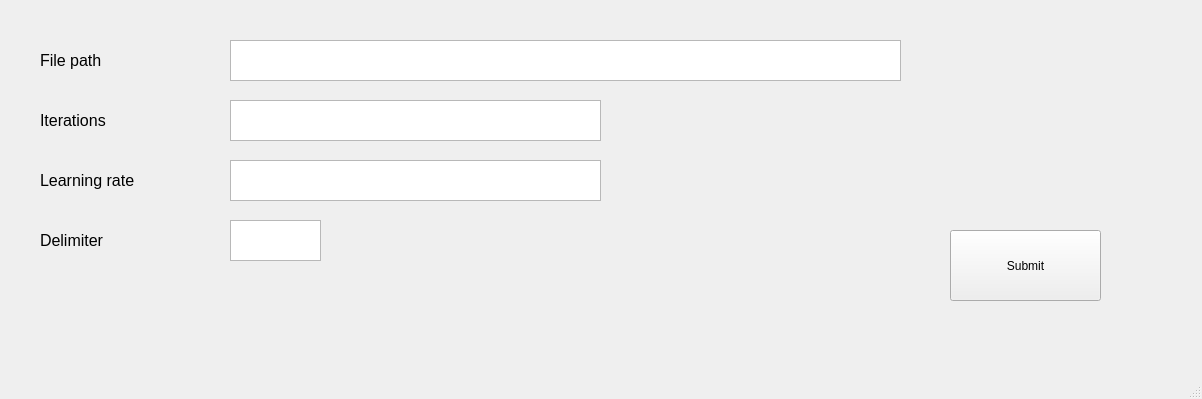
<?xml version="1.0" encoding="UTF-8"?>
<ui version="4.0">
 <class>MainWindow</class>
 <widget class="QMainWindow" name="MainWindow">
  <property name="geometry">
   <rect>
    <x>0</x>
    <y>0</y>
    <width>1202</width>
    <height>399</height>
   </rect>
  </property>
  <property name="windowTitle">
   <string>MainWindow</string>
  </property>
  <widget class="QWidget" name="centralwidget">
   <widget class="QTextEdit" name="file_path_textEdit">
    <property name="geometry">
     <rect>
      <x>230</x>
      <y>40</y>
      <width>671</width>
      <height>41</height>
     </rect>
    </property>
   </widget>
   <widget class="QTextEdit" name="iterations_textEdit">
    <property name="geometry">
     <rect>
      <x>230</x>
      <y>100</y>
      <width>371</width>
      <height>41</height>
     </rect>
    </property>
   </widget>
   <widget class="QLabel" name="file_path_label">
    <property name="geometry">
     <rect>
      <x>40</x>
      <y>40</y>
      <width>131</width>
      <height>40</height>
     </rect>
    </property>
    <property name="font">
     <font>
      <pointsize>12</pointsize>
     </font>
    </property>
    <property name="text">
     <string>File path </string>
    </property>
   </widget>
   <widget class="QLabel" name="iterations_label">
    <property name="geometry">
     <rect>
      <x>40</x>
      <y>100</y>
      <width>131</width>
      <height>40</height>
     </rect>
    </property>
    <property name="font">
     <font>
      <pointsize>12</pointsize>
     </font>
    </property>
    <property name="text">
     <string>Iterations</string>
    </property>
   </widget>
   <widget class="QLabel" name="delimiter_label">
    <property name="geometry">
     <rect>
      <x>40</x>
      <y>220</y>
      <width>141</width>
      <height>41</height>
     </rect>
    </property>
    <property name="font">
     <font>
      <pointsize>12</pointsize>
     </font>
    </property>
    <property name="text">
     <string>Delimiter</string>
    </property>
   </widget>
   <widget class="QTextEdit" name="delimiter_textEdit">
    <property name="geometry">
     <rect>
      <x>230</x>
      <y>220</y>
      <width>91</width>
      <height>41</height>
     </rect>
    </property>
   </widget>
   <widget class="QLabel" name="learning_rate_label">
    <property name="geometry">
     <rect>
      <x>40</x>
      <y>160</y>
      <width>171</width>
      <height>41</height>
     </rect>
    </property>
    <property name="font">
     <font>
      <pointsize>12</pointsize>
     </font>
    </property>
    <property name="text">
     <string>Learning rate</string>
    </property>
   </widget>
   <widget class="QTextEdit" name="learning_rate_textEdit">
    <property name="geometry">
     <rect>
      <x>230</x>
      <y>160</y>
      <width>371</width>
      <height>41</height>
     </rect>
    </property>
   </widget>
   <widget class="QPushButton" name="submit_Btn">
    <property name="geometry">
     <rect>
      <x>950</x>
      <y>230</y>
      <width>151</width>
      <height>71</height>
     </rect>
    </property>
    <property name="text">
     <string>Submit</string>
    </property>
   </widget>
  </widget>
  <widget class="QMenuBar" name="menubar">
   <property name="geometry">
    <rect>
     <x>0</x>
     <y>0</y>
     <width>1202</width>
     <height>36</height>
    </rect>
   </property>
  </widget>
  <widget class="QStatusBar" name="statusbar"/>
 </widget>
 <resources/>
 <connections/>
</ui>
